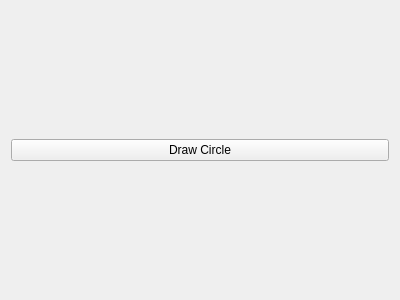
<?xml version="1.0" encoding="UTF-8"?>
<ui version="4.0">
 <class>Form</class>
 <widget class="QWidget" name="Form">
  <property name="geometry">
   <rect>
    <x>0</x>
    <y>0</y>
    <width>400</width>
    <height>300</height>
   </rect>
  </property>
  <property name="windowTitle">
   <string>Form</string>
  </property>
  <layout class="QVBoxLayout" name="verticalLayout">
   <item>
    <widget class="QPushButton" name="button">
     <property name="text">
      <string>Draw Circle</string>
     </property>
     <property name="geometry">
      <rect>
       <x>0</x>
       <y>0</y>
       <width>400</width>
       <height>300</height>
      </rect>
     </property>
    </widget>
   </item>
  </layout>
 </widget>
 <resources/>
 <connections/>
</ui>
